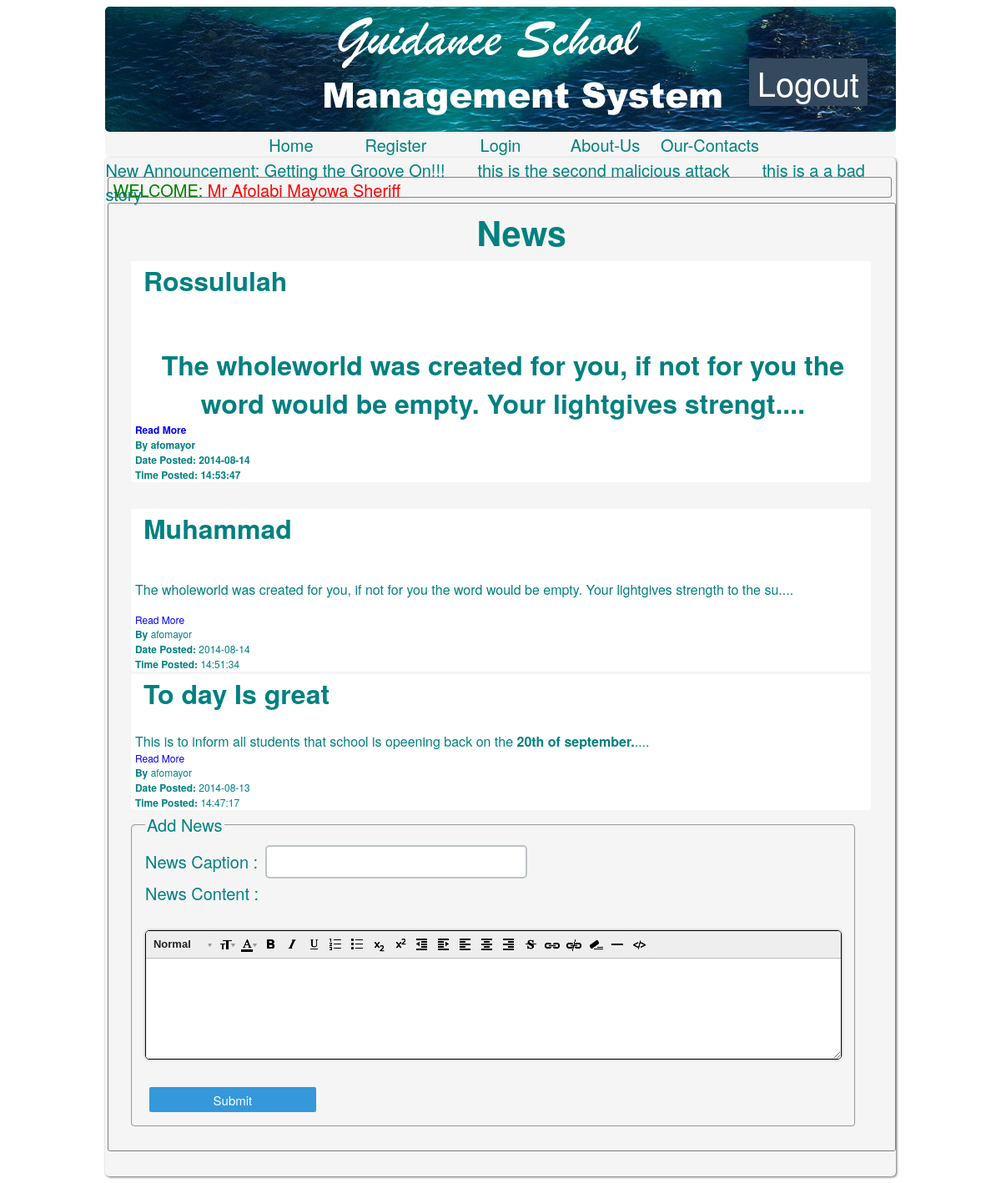
The app's page /manage_news.php (signed in) with its own data.
### tables this page shows
CREATE TABLE IF NOT EXISTS `notice` (
  `id` int(3) unsigned NOT NULL AUTO_INCREMENT,
  `notice` varchar(500) NOT NULL,
  PRIMARY KEY (`id`),
  UNIQUE KEY `id` (`id`)
);

CREATE TABLE IF NOT EXISTS `news` (
  `id` int(4) NOT NULL AUTO_INCREMENT,
  `admin` varchar(50) NOT NULL,
  `date` date NOT NULL,
  `time` time NOT NULL,
  `news_caption` varchar(100) NOT NULL,
  `news_content` longtext NOT NULL,
  PRIMARY KEY (`id`)
);

### manage_news.php (the view, shortened to what this page needs)
<!DOCTYPE html PUBLIC "-//W3C//DTD XHTML 1.0 Transitional//EN" "http://www.w3.org/TR/xhtml1/DTD/xhtml1-transitional.dtd">
<html xmlns="http://www.w3.org/1999/xhtml">
<head>
<link href="css/style.css" type="text/css" rel="stylesheet">
<link type="text/css" rel="stylesheet" href="jquery-te-1.4.0.css">
</head>
<body>
<div id="header">
<img src="images/guidance.png" style="margin-top:-35px;margin-left:250px;"/>
<div id="logout">
<a href="logoutadmin.php"><label class="logout">Logout</label></a>
</div>
</div>
<?php include('menu.php'); ?>
<div id="body">
<?php  include('notices.php');  ?>
<?php  include('welcome.php');  ?>
<div class="mainjob">
<div id="news">
<h2 style="margin:5px; margin-left:50px;">News</h2>
<?php
$query2="SELECT * FROM news ORDER BY id DESC LIMIT 0,3";
if($result=mysql_query($query2)){
while($row=mysql_fetch_assoc($result)){
$news=substr($row['news_content'],0,150)."....";
echo "<div class='news_div'>
<h3 style='margin:0px; margin-left:10px;'>{$row['news_caption']}</h3><br />
$news<br />
<div>
<a href='view_news.php?id={$row['id']}'>Read More</a><br />
<b>By</b> {$row['admin']}<br/>
<b>Date Posted:</b> {$row['date']}<br />
<b>Time Posted:</b> {$row['time']}</div>
</div>";
};
}
?>
<form method="POST" action="">
<fieldset class="fieldset">
<legend>Add News</legend>
<label>News Caption : </label><input type="text" name="news_caption" class="inputform" required="required" />
<br />
<label>News Content : </label><br />
<input type="submit" class="submitbutton" name="submit_news" />
</fieldset>
</form>
</div>
</div>
</div>
</body>
</html>

### notices.php (shortened to what this page needs)
<?php
echo"<div id='notice'>";
echo"<marquee>";
$query4="SELECT notice FROM notice ORDER BY id DESC LIMIT 0,3";
$result=mysql_query($query4);
echo "New Announcement: ";
while($row=mysql_fetch_assoc($result)){
echo "{$row['notice']} &nbsp;&nbsp;&nbsp;&nbsp;&nbsp;&nbsp;";
};
echo"</marquee></div>";
?>

### css/style.css (style rules this page uses)
input, button, select, textarea { font-family: "Helvetica Neue", Helvetica, Arial, sans-serif; font-size: 14px; }
h2, .h2 { font-size: 41px ; }
h3, .h3 { font-size: 32px ; }
body { color:Teal; font-size:20px; background:url(../images/bg.jpg) repeat white; padding:0px; font-family: "Helvetica Neue", Helvetica, Arial, sans-serif; }
div { display:block; }
a { text-decoration:none; webkit-transition: 0.25s; -moz-transition: 0.25s; -o-transition: 0.25s; transition: 0.25s; }
#logout { margin-right:10px; margin-top:10px; border-radius:2px; -moz-border-radius:2px; -webkit-border-radius:2px; display: inline-block; position: absolute; top:60px; right:150px; text-align:center; background-color:#34495E; }
.logout { margin:10px; font-size:40px; color:white; cursor:pointer; }
.mainjob { width:99%; min-height:350px; display:inline-block; border-radius:3px; -moz-border-radius:3px; -webkit-border-radius:3px; border:1px solid grey; margin:3px; padding-bottom:15px; padding-left:5px; margin-bottom:30px; }
#news { width:99%; border-radius:3px; -moz-border-radius:3px; -webkit-border-radius:3px; margin:3px; padding-bottom:10px; }
.news_div { width:95%; border-radius:3px; -moz-border-radius:3px; -webkit-border-radius:3px; margin:3px; background-color:white; margin-left:2%; display:block; padding-left:5px; font-size:16px; }
.news_div div { font-size:12px; text-align:left; }
.fieldset { margin-left:2%; width:90%; border-radius:5px; -moz-border-radius:5px; -webkit-border-radius:5px; display:inline-block; }
h1,h2 { text-align:center; }
#header { width:80%; height:150px; margin-right:10%; margin-left:10%; background: url('../images/img-2.jpg') repeat whitesmoke; border-radius:5px; -moz-border-radius:5px; -webkit-border-radius:5px; }
#notice { width:100%; height:20px }
#body { margin-top:1px; width:80%; border-radius:5px; -moz-border-radius:5px; -webkit-border-radius:5px; background-color:WhiteSmoke; margin-right:10%; margin-left:10%; box-shadow: 1px 1px 3px rgba(50, 50, 50, 0.75); display:inline-block; }
.inputform { color: teal; width:300px; height:30px; border-radius:5px; -moz-border-radius:5px; -webkit-border-radius:5px; margin:3px; border: 2px solid #bdc3c7; outline: none; padding: 3px 5px; font-size:17px; }
.submitbutton { color: #ffffff; background-color: #3498db; border: none; font-size: 15px; font-weight: normal; width:200px; height:30px; border-radius:2px; -moz-border-radius:2px; -webkit-border-radius:2px; margin:3px; margin-left:5px; cursor:pointer; }

### records on screen
notice: notice "Getting the Groove On!!!"
notice: notice "this is the second malicious attack"
notice: notice "this is a a bad story"
news: news_caption "Rossululah", news_content "The wholeworld was created for you, if not for you the word would be empty. Your lightgives strengt....", admin "afomayor", date "2014-08-14", time "14:53:47"
news: news_caption "Muhammad", news_content "The wholeworld was created for you, if not for you the word would be empty. Your lightgives strength to the su....", admin "afomayor", date "2014-08-14", time "14:51:34"
news: news_caption "To day Is great", news_content "This is to inform all students that school is opeening back on the 20th of september. ....", admin "afomayor", date "2014-08-13", time "14:47:17"

### other values on screen
$adminuser['surname'] "Afolabi"
$adminuser['firstname'] "Mayowa"
$adminuser['othername'] "Sheriff"
